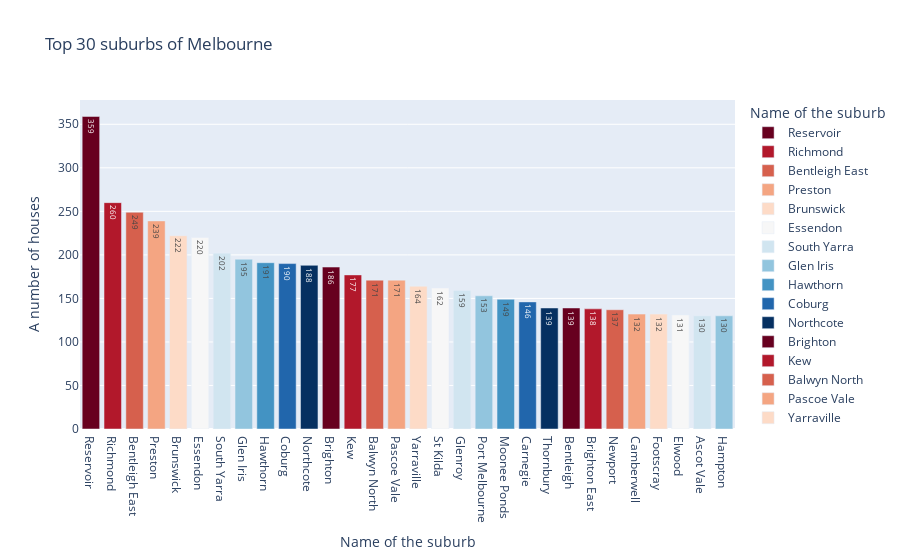

Notebook source saved alongside this figure:
### Code cell
suburb =mbl.Suburb.value_counts()
others = suburb[30:].sum()
suburb = suburb[:30]

fig = px.bar(suburb, y=suburb.values, x=suburb.index, text=suburb.values, color=suburb.index,
             labels={'y': 'A number of houses', 'index': 'Name of the suburb'},
             title='Top 30 suburbs of Melbourne',
             color_discrete_sequence=px.colors.sequential.RdBu)
fig.show()

### Figure 1 — Plotly figure (JSON) as saved in the notebook; plotly's stock layout.template omitted (floating-point values rounded to 4 significant figures)
{"data": [{"alignmentgroup": "True", "hovertemplate": "Name of the suburb=%{x}<br>A number of houses=%{y}<br>text=%{text}<extra></extra>", "legendgroup": "Reservoir", "marker": {"color": "rgb(103,0,31)"}, "name": "Reservoir", "offsetgroup": "Reservoir", "orientation": "v", "showlegend": true, "text": [359], "textposition": "auto", "type": "bar", "x": ["Reservoir"], "xaxis": "x", "y": [359], "yaxis": "y"}, {"alignmentgroup": "True", "hovertemplate": "Name of the suburb=%{x}<br>A number of houses=%{y}<br>text=%{text}<extra></extra>", "legendgroup": "Richmond", "marker": {"color": "rgb(178,24,43)"}, "name": "Richmond", "offsetgroup": "Richmond", "orientation": "v", "showlegend": true, "text": [260], "textposition": "auto", "type": "bar", "x": ["Richmond"], "xaxis": "x", "y": [260], "yaxis": "y"}, {"alignmentgroup": "True", "hovertemplate": "Name of the suburb=%{x}<br>A number of houses=%{y}<br>text=%{text}<extra></extra>", "legendgroup": "Bentleigh East", "marker": {"color": "rgb(214,96,77)"}, "name": "Bentleigh East", "offsetgroup": "Bentleigh East", "orientation": "v", "showlegend": true, "text": [249], "textposition": "auto", "type": "bar", "x": ["Bentleigh East"], "xaxis": "x", "y": [249], "yaxis": "y"}, {"alignmentgroup": "True", "hovertemplate": "Name of the suburb=%{x}<br>A number of houses=%{y}<br>text=%{text}<extra></extra>", "legendgroup": "Preston", "marker": {"color": "rgb(244,165,130)"}, "name": "Preston", "offsetgroup": "Preston", "orientation": "v", "showlegend": true, "text": [239], "textposition": "auto", "type": "bar", "x": ["Preston"], "xaxis": "x", "y": [239], "yaxis": "y"}, {"alignmentgroup": "True", "hovertemplate": "Name of the suburb=%{x}<br>A number of houses=%{y}<br>text=%{text}<extra></extra>", "legendgroup": "Brunswick", "marker": {"color": "rgb(253,219,199)"}, "name": "Brunswick", "offsetgroup": "Brunswick", "orientation": "v", "showlegend": true, "text": [222], "textposition": "auto", "type": "bar", "x": ["Brunswick"], "xaxis": "x", "y": [222], "yaxis": "y"}, {"alignmentgroup": "True", "hovertemplate": "Name of the suburb=%{x}<br>A number of houses=%{y}<br>text=%{text}<extra></extra>", "legendgroup": "Essendon", "marker": {"color": "rgb(247,247,247)"}, "name": "Essendon", "offsetgroup": "Essendon", "orientation": "v", "showlegend": true, "text": [220], "textposition": "auto", "type": "bar", "x": ["Essendon"], "xaxis": "x", "y": [220], "yaxis": "y"}, {"alignmentgroup": "True", "hovertemplate": "Name of the suburb=%{x}<br>A number of houses=%{y}<br>text=%{text}<extra></extra>", "legendgroup": "South Yarra", "marker": {"color": "rgb(209,229,240)"}, "name": "South Yarra", "offsetgroup": "South Yarra", "orientation": "v", "showlegend": true, "text": [202], "textposition": "auto", "type": "bar", "x": ["South Yarra"], "xaxis": "x", "y": [202], "yaxis": "y"}, {"alignmentgroup": "True", "hovertemplate": "Name of the suburb=%{x}<br>A number of houses=%{y}<br>text=%{text}<extra></extra>", "legendgroup": "Glen Iris", "marker": {"color": "rgb(146,197,222)"}, "name": "Glen Iris", "offsetgroup": "Glen Iris", "orientation": "v", "showlegend": true, "text": [195], "textposition": "auto", "type": "bar", "x": ["Glen Iris"], "xaxis": "x", "y": [195], "yaxis": "y"}, {"alignmentgroup": "True", "hovertemplate": "Name of the suburb=%{x}<br>A number of houses=%{y}<br>text=%{text}<extra></extra>", "legendgroup": "Hawthorn", "marker": {"color": "rgb(67,147,195)"}, "name": "Hawthorn", "offsetgroup": "Hawthorn", "orientation": "v", "showlegend": true, "text": [191], "textposition": "auto", "type": "bar", "x": ["Hawthorn"], "xaxis": "x", "y": [191], "yaxis": "y"}, {"alignmentgroup": "True", "hovertemplate": "Name of the suburb=%{x}<br>A number of houses=%{y}<br>text=%{text}<extra></extra>", "legendgroup": "Coburg", "marker": {"color": "rgb(33,102,172)"}, "name": "Coburg", "offsetgroup": "Coburg", "orientation": "v", "showlegend": true, "text": [190], "textposition": "auto", "type": "bar", "x": ["Coburg"], "xaxis": "x", "y": [190], "yaxis": "y"}, {"alignmentgroup": "True", "hovertemplate": "Name of the suburb=%{x}<br>A number of houses=%{y}<br>text=%{text}<extra></extra>", "legendgroup": "Northcote", "marker": {"color": "rgb(5,48,97)"}, "name": "Northcote", "offsetgroup": "Northcote", "orientation": "v", "showlegend": true, "text": [188], "textposition": "auto", "type": "bar", "x": ["Northcote"], "xaxis": "x", "y": [188], "yaxis": "y"}, {"alignmentgroup": "True", "hovertemplate": "Name of the suburb=%{x}<br>A number of houses=%{y}<br>text=%{text}<extra></extra>", "legendgroup": "Brighton", "marker": {"color": "rgb(103,0,31)"}, "name": "Brighton", "offsetgroup": "Brighton", "orientation": "v", "showlegend": true, "text": [186], "textposition": "auto", "type": "bar", "x": ["Brighton"], "xaxis": "x", "y": [186], "yaxis": "y"}, {"alignmentgroup": "True", "hovertemplate": "Name of the suburb=%{x}<br>A number of houses=%{y}<br>text=%{text}<extra></extra>", "legendgroup": "Kew", "marker": {"color": "rgb(178,24,43)"}, "name": "Kew", "offsetgroup": "Kew", "orientation": "v", "showlegend": true, "text": [177], "textposition": "auto", "type": "bar", "x": ["Kew"], "xaxis": "x", "y": [177], "yaxis": "y"}, {"alignmentgroup": "True", "hovertemplate": "Name of the suburb=%{x}<br>A number of houses=%{y}<br>text=%{text}<extra></extra>", "legendgroup": "Balwyn North", "marker": {"color": "rgb(214,96,77)"}, "name": "Balwyn North", "offsetgroup": "Balwyn North", "orientation": "v", "showlegend": true, "text": [171], "textposition": "auto", "type": "bar", "x": ["Balwyn North"], "xaxis": "x", "y": [171], "yaxis": "y"}, {"alignmentgroup": "True", "hovertemplate": "Name of the suburb=%{x}<br>A number of houses=%{y}<br>text=%{text}<extra></extra>", "legendgroup": "Pascoe Vale", "marker": {"color": "rgb(244,165,130)"}, "name": "Pascoe Vale", "offsetgroup": "Pascoe Vale", "orientation": "v", "showlegend": true, "text": [171], "textposition": "auto", "type": "bar", "x": ["Pascoe Vale"], "xaxis": "x", "y": [171], "yaxis": "y"}, {"alignmentgroup": "True", "hovertemplate": "Name of the suburb=%{x}<br>A number of houses=%{y}<br>text=%{text}<extra></extra>", "legendgroup": "Yarraville", "marker": {"color": "rgb(253,219,199)"}, "name": "Yarraville", "offsetgroup": "Yarraville", "orientation": "v", "showlegend": true, "text": [164], "textposition": "auto", "type": "bar", "x": ["Yarraville"], "xaxis": "x", "y": [164], "yaxis": "y"}, {"alignmentgroup": "True", "hovertemplate": "Name of the suburb=%{x}<br>A number of houses=%{y}<br>text=%{text}<extra></extra>", "legendgroup": "St Kilda", "marker": {"color": "rgb(247,247,247)"}, "name": "St Kilda", "offsetgroup": "St Kilda", "orientation": "v", "showlegend": true, "text": [162], "textposition": "auto", "type": "bar", "x": ["St Kilda"], "xaxis": "x", "y": [162], "yaxis": "y"}, {"alignmentgroup": "True", "hovertemplate": "Name of the suburb=%{x}<br>A number of houses=%{y}<br>text=%{text}<extra></extra>", "legendgroup": "Glenroy", "marker": {"color": "rgb(209,229,240)"}, "name": "Glenroy", "offsetgroup": "Glenroy", "orientation": "v", "showlegend": true, "text": [159], "textposition": "auto", "type": "bar", "x": ["Glenroy"], "xaxis": "x", "y": [159], "yaxis": "y"}, {"alignmentgroup": "True", "hovertemplate": "Name of the suburb=%{x}<br>A number of houses=%{y}<br>text=%{text}<extra></extra>", "legendgroup": "Port Melbourne", "marker": {"color": "rgb(146,197,222)"}, "name": "Port Melbourne", "offsetgroup": "Port Melbourne", "orientation": "v", "showlegend": true, "text": [153], "textposition": "auto", "type": "bar", "x": ["Port Melbourne"], "xaxis": "x", "y": [153], "yaxis": "y"}, {"alignmentgroup": "True", "hovertemplate": "Name of the suburb=%{x}<br>A number of houses=%{y}<br>text=%{text}<extra></extra>", "legendgroup": "Moonee Ponds", "marker": {"color": "rgb(67,147,195)"}, "name": "Moonee Ponds", "offsetgroup": "Moonee Ponds", "orientation": "v", "showlegend": true, "text": [149], "textposition": "auto", "type": "bar", "x": ["Moonee Ponds"], "xaxis": "x", "y": [149], "yaxis": "y"}, {"alignmentgroup": "True", "hovertemplate": "Name of the suburb=%{x}<br>A number of houses=%{y}<br>text=%{text}<extra></extra>", "legendgroup": "Carnegie", "marker": {"color": "rgb(33,102,172)"}, "name": "Carnegie", "offsetgroup": "Carnegie", "orientation": "v", "showlegend": true, "text": [146], "textposition": "auto", "type": "bar", "x": ["Carnegie"], "xaxis": "x", "y": [146], "yaxis": "y"}, {"alignmentgroup": "True", "hovertemplate": "Name of the suburb=%{x}<br>A number of houses=%{y}<br>text=%{text}<extra></extra>", "legendgroup": "Thornbury", "marker": {"color": "rgb(5,48,97)"}, "name": "Thornbury", "offsetgroup": "Thornbury", "orientation": "v", "showlegend": true, "text": [139], "textposition": "auto", "type": "bar", "x": ["Thornbury"], "xaxis": "x", "y": [139], "yaxis": "y"}, {"alignmentgroup": "True", "hovertemplate": "Name of the suburb=%{x}<br>A number of houses=%{y}<br>text=%{text}<extra></extra>", "legendgroup": "Bentleigh", "marker": {"color": "rgb(103,0,31)"}, "name": "Bentleigh", "offsetgroup": "Bentleigh", "orientation": "v", "showlegend": true, "text": [139], "textposition": "auto", "type": "bar", "x": ["Bentleigh"], "xaxis": "x", "y": [139], "yaxis": "y"}, {"alignmentgroup": "True", "hovertemplate": "Name of the suburb=%{x}<br>A number of houses=%{y}<br>text=%{text}<extra></extra>", "legendgroup": "Brighton East", "marker": {"color": "rgb(178,24,43)"}, "name": "Brighton East", "offsetgroup": "Brighton East", "orientation": "v", "showlegend": true, "text": [138], "textposition": "auto", "type": "bar", "x": ["Brighton East"], "xaxis": "x", "y": [138], "yaxis": "y"}, {"alignmentgroup": "True", "hovertemplate": "Name of the suburb=%{x}<br>A number of houses=%{y}<br>text=%{text}<extra></extra>", "legendgroup": "Newport", "marker": {"color": "rgb(214,96,77)"}, "name": "Newport", "offsetgroup": "Newport", "orientation": "v", "showlegend": true, "text": [137], "textposition": "auto", "type": "bar", "x": ["Newport"], "xaxis": "x", "y": [137], "yaxis": "y"}, {"alignmentgroup": "True", "hovertemplate": "Name of the suburb=%{x}<br>A number of houses=%{y}<br>text=%{text}<extra></extra>", "legendgroup": "Camberwell", "marker": {"color": "rgb(244,165,130)"}, "name": "Camberwell", "offsetgroup": "Camberwell", "orientation": "v", "showlegend": true, "text": [132], "textposition": "auto", "type": "bar", "x": ["Camberwell"], "xaxis": "x", "y": [132], "yaxis": "y"}, {"alignmentgroup": "True", "hovertemplate": "Name of the suburb=%{x}<br>A number of houses=%{y}<br>text=%{text}<extra></extra>", "legendgroup": "Footscray", "marker": {"color": "rgb(253,219,199)"}, "name": "Footscray", "offsetgroup": "Footscray", "orientation": "v", "showlegend": true, "text": [132], "textposition": "auto", "type": "bar", "x": ["Footscray"], "xaxis": "x", "y": [132], "yaxis": "y"}, {"alignmentgroup": "True", "hovertemplate": "Name of the suburb=%{x}<br>A number of houses=%{y}<br>text=%{text}<extra></extra>", "legendgroup": "Elwood", "marker": {"color": "rgb(247,247,247)"}, "name": "Elwood", "offsetgroup": "Elwood", "orientation": "v", "showlegend": true, "text": [131], "textposition": "auto", "type": "bar", "x": ["Elwood"], "xaxis": "x", "y": [131], "yaxis": "y"}, {"alignmentgroup": "True", "hovertemplate": "Name of the suburb=%{x}<br>A number of houses=%{y}<br>text=%{text}<extra></extra>", "legendgroup": "Ascot Vale", "marker": {"color": "rgb(209,229,240)"}, "name": "Ascot Vale", "offsetgroup": "Ascot Vale", "orientation": "v", "showlegend": true, "text": [130], "textposition": "auto", "type": "bar", "x": ["Ascot Vale"], "xaxis": "x", "y": [130], "yaxis": "y"}, {"alignmentgroup": "True", "hovertemplate": "Name of the suburb=%{x}<br>A number of houses=%{y}<br>text=%{text}<extra></extra>", "legendgroup": "Hampton", "marker": {"color": "rgb(146,197,222)"}, "name": "Hampton", "offsetgroup": "Hampton", "orientation": "v", "showlegend": true, "text": [130], "textposition": "auto", "type": "bar", "x": ["Hampton"], "xaxis": "x", "y": [130], "yaxis": "y"}], "layout": {"barmode": "relative", "legend": {"title": {"text": "Name of the suburb"}, "tracegroupgap": 0}, "title": {"text": "Top 30 suburbs of Melbourne"}, "xaxis": {"anchor": "y", "categoryarray": ["Reservoir", "Richmond", "Bentleigh East", "Preston", "Brunswick", "Essendon", "South Yarra", "Glen Iris", "Hawthorn", "Coburg", "Northcote", "Brighton", "Kew", "Balwyn North", "Pascoe Vale", "Yarraville", "St Kilda", "Glenroy", "Port Melbourne", "Moonee Ponds", "Carnegie", "Thornbury", "Bentleigh", "Brighton East", "Newport", "Camberwell", "Footscray", "Elwood", "Ascot Vale", "Hampton"], "categoryorder": "array", "domain": [0, 1], "title": {"text": "Name of the suburb"}}, "yaxis": {"anchor": "x", "domain": [0, 1], "title": {"text": "A number of houses"}}}}
